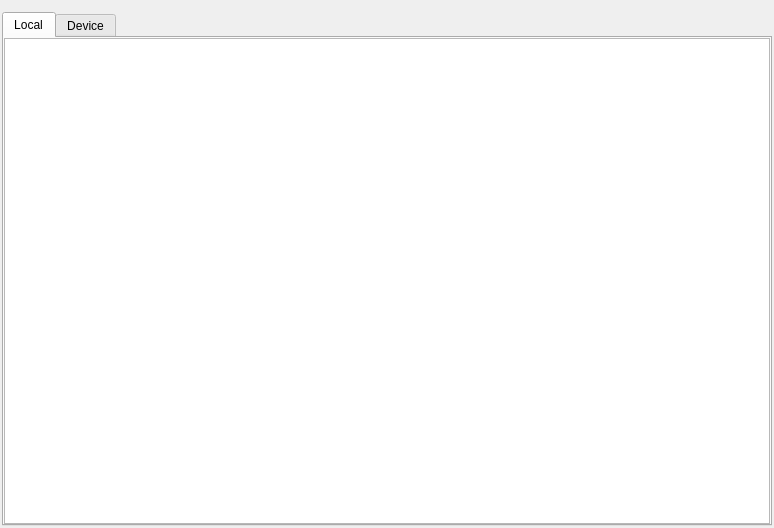
<?xml version="1.0" encoding="UTF-8"?>
<ui version="4.0">
 <class>Console</class>
 <widget class="QDialog" name="Console">
  <property name="geometry">
   <rect>
    <x>0</x>
    <y>0</y>
    <width>774</width>
    <height>528</height>
   </rect>
  </property>
  <property name="windowTitle">
   <string>Lua console</string>
  </property>
  <layout class="QVBoxLayout" name="verticalLayout">
   <property name="leftMargin">
    <number>2</number>
   </property>
   <property name="topMargin">
    <number>12</number>
   </property>
   <property name="rightMargin">
    <number>2</number>
   </property>
   <property name="bottomMargin">
    <number>2</number>
   </property>
   <item>
    <widget class="QTabWidget" name="tabWidget">
     <property name="currentIndex">
      <number>0</number>
     </property>
     <widget class="QWidget" name="localLogTab">
      <attribute name="title">
       <string>Local</string>
      </attribute>
      <layout class="QVBoxLayout" name="verticalLayout_2">
       <property name="margin">
        <number>0</number>
       </property>
       <item>
        <widget class="QConsole" name="localConsoleTextBox">
         <property name="font">
          <font>
           <family>Menlo</family>
           <pointsize>12</pointsize>
           <weight>50</weight>
           <bold>false</bold>
          </font>
         </property>
         <property name="centerOnScroll">
          <bool>false</bool>
         </property>
        </widget>
       </item>
      </layout>
     </widget>
     <widget class="QWidget" name="mobileLogTab">
      <attribute name="title">
       <string>Device</string>
      </attribute>
      <layout class="QVBoxLayout" name="verticalLayout_3">
       <property name="margin">
        <number>0</number>
       </property>
       <item>
        <widget class="QTextEdit" name="deviceConsoleTextBox"/>
       </item>
      </layout>
     </widget>
    </widget>
   </item>
  </layout>
 </widget>
 <customwidgets>
  <customwidget>
   <class>QConsole</class>
   <extends>QPlainTextEdit</extends>
   <header>widgets/qconsole</header>
  </customwidget>
 </customwidgets>
 <resources/>
 <connections/>
</ui>
